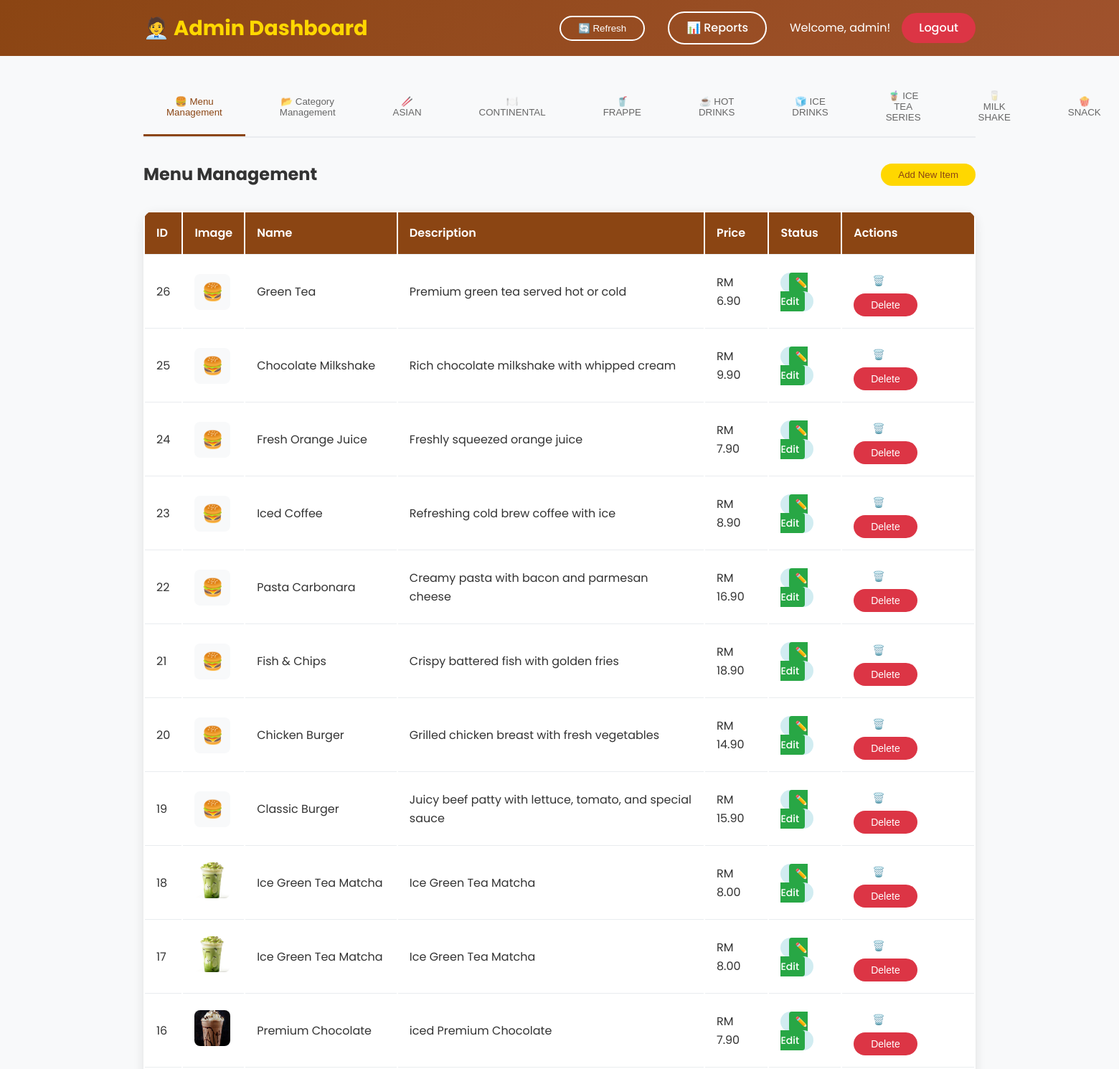
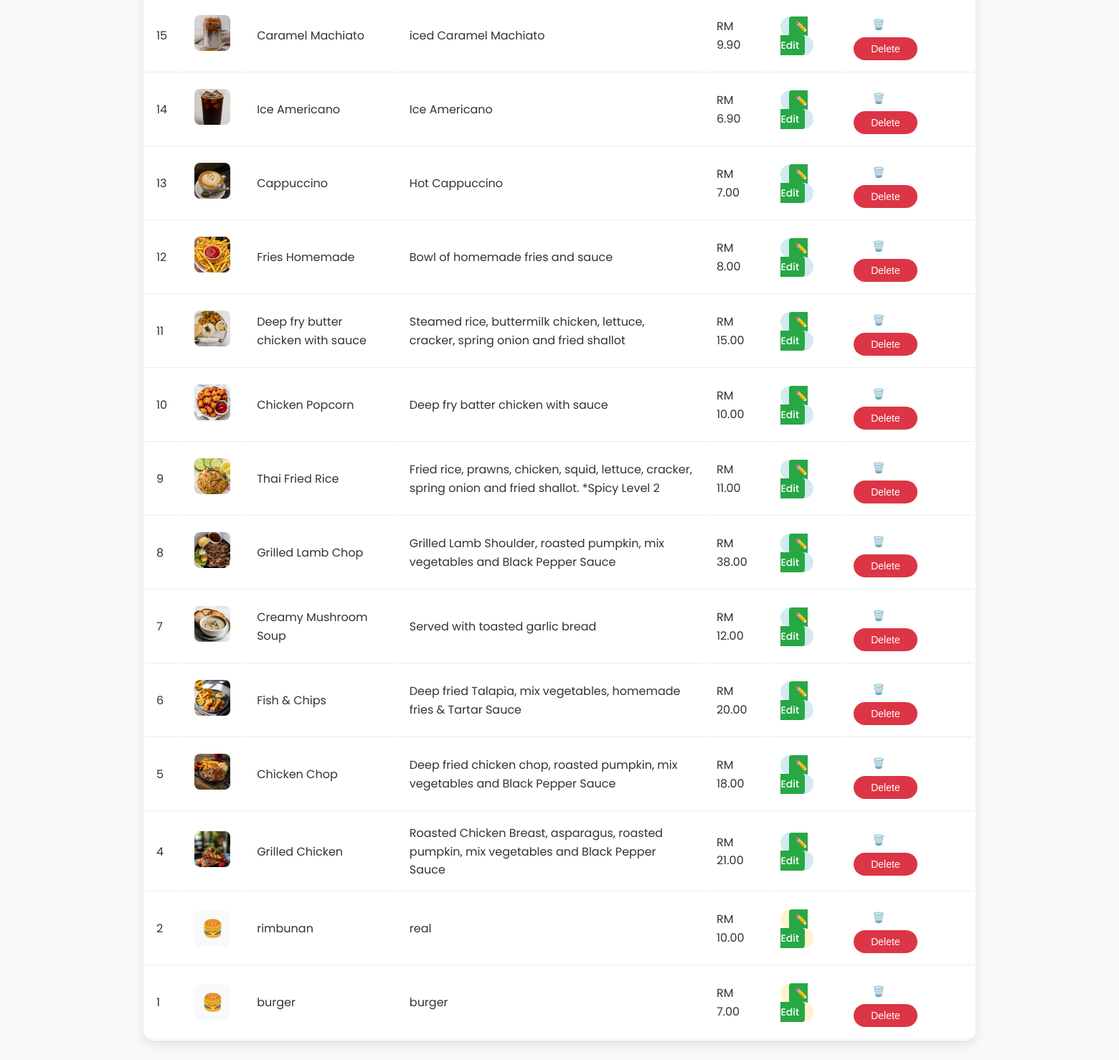
Page /project/admin_dashboard.php (signed in) on the committed database (2 pictures, top to bottom).
### tables this page shows
CREATE TABLE `categories` (
  `category_id` int(11) NOT NULL,
  `category_name` varchar(50) NOT NULL,
  `category_icon` varchar(10) DEFAULT '?️',
  `category_status` enum('Active','Inactive') DEFAULT 'Active',
  `created_at` timestamp NOT NULL DEFAULT current_timestamp()
);

CREATE TABLE `product` (
  `product_id` int(11) NOT NULL,
  `product_name` varchar(100) DEFAULT NULL,
  `product_info` text DEFAULT NULL,
  `product_price` decimal(10,2) DEFAULT NULL,
  `product_status` varchar(50) DEFAULT NULL,
  `product_image` varchar(255) DEFAULT NULL,
  `product_category` varchar(20) DEFAULT 'food'
);

### project/admin_dashboard.php (the view, shortened to what this page needs)
<?php
include 'config/database.php';
$stmt = $pdo->prepare("SELECT * FROM product ORDER BY product_id DESC");
$stmt->execute();
$products = $stmt->fetchAll();
$stmt = $pdo->prepare("SELECT * FROM categories WHERE category_status = 'Active' ORDER BY category_name");
$stmt->execute();
$categories = $stmt->fetchAll();
?>
<!DOCTYPE html>
<html lang="en">
<head>
    <link rel="stylesheet" href="css/style.css">
</head>
<body>
<div class="dashboard">
    <div class="dashboard-header">
        <div class="container">
            <div class="dashboard-nav">
                <div class="logo">🧑‍💼 Admin Dashboard</div>
                <div class="nav-actions">
                    <button class="btn btn-secondary" onclick="refreshPage()" style="margin-right: 1rem;">🔄 Refresh</button>
                    <a href="admin_reports.php" class="btn btn-secondary" style="margin-right: 1rem;">📊 Reports</a>
                    <span>Welcome, <?php echo $_SESSION['username']; ?>!</span>
                    <a href="logout.php" class="btn btn-danger">Logout</a>
                </div>
            </div>
        </div>
    </div>
    <div class="container">
        <div class="dashboard-content">
            <div class="dashboard-tabs">
                <button class="tab-btn active" onclick="showTab('menu')">🍔 Menu Management</button>
                <button class="tab-btn" onclick="showTab('categories')">📂 Category Management</button>
                <?php foreach ($categories as $category): ?>
                    <button class="tab-btn" onclick="showTab('category-<?php echo $category['category_id']; ?>')"><?php echo $category['category_icon']; ?> <?php echo $category['category_name']; ?></button>
                <?php endforeach; ?>
            </div>
            <div id="menu" class="tab-content active">
                <div style="display: flex; justify-content: space-between; align-items: center; margin-bottom: 2rem;">
                    <h2>Menu Management</h2>
                    <button class="btn btn-primary" onclick="openModal('add-product-modal')">Add New Item</button>
                </div>
                <div style="background: white; border-radius: 15px; overflow: hidden; box-shadow: 0 5px 15px rgba(0,0,0,0.1);">
                    <table class="data-table">
                        <thead>
                            <tr>
                                <th>ID</th>
                                <th>Image</th>
                                <th>Name</th>
                                <th>Description</th>
                                <th>Price</th>
                                <th>Status</th>
                                <th>Actions</th>
                            </tr>
                        </thead>
                        <tbody>
                            <?php foreach ($products as $product): ?>
                                <tr>
                                    <td><?php echo $product['product_id']; ?></td>
                                    <td>
                                        <?php if ($product['product_image'] && file_exists($product['product_image'])): ?>
                                            <img src="<?php echo $product['product_image']; ?>" alt="Product Image" style="width: 50px; height: 50px; object-fit: cover; border-radius: 8px;">
                                        <?php else: ?>
                                            <div style="width: 50px; height: 50px; background: #f8f9fa; border-radius: 8px; display: flex; align-items: center; justify-content: center; font-size: 1.5rem;">🍔</div>
                                        <?php endif; ?>
                                    </td>
                                    <td><?php echo htmlspecialchars($product['product_name']); ?></td>
                                    <td><?php echo htmlspecialchars($product['product_info']); ?></td>
                                    <td>RM <?php echo number_format($product['product_price'], 2); ?></td>
                                    <td>
                                        <span class="status-badge <?php echo $product['product_status'] === 'Available' ? 'status-completed' : 'status-pending'; ?>">
                                        <span style="background: #28a745; color: white; padding: 0.25rem 0.5rem; border-radius: 4px;">✏️ Edit</span>
                                        </span>
                                    </td>
                                    <td>
                                        <button class="btn btn-secondary" onclick="editProduct(<?php echo htmlspecialchars(json_encode($product)); ?>)" style="font-size: 0.875rem; margin-right: 0.5rem;">
                                            🗑️ Delete
                                        </button>
                                        <form method="POST" style="display: inline-block;">
                                            <button type="submit" name="delete_product" class="btn btn-danger" style="font-size: 0.875rem;" onclick="return confirm('Are you sure?')">
                                                Delete
                                            </button>
                                        </form>
                                    </td>
                                </tr>
                            <?php endforeach; ?>
                        </tbody>
                    </table>
                </div>
            </div>
        </div>
    </div>
</div>
</body>
</html>

### project/css/style.css (style rules this page uses)
* { margin: 0; padding: 0; box-sizing: border-box; }
body { font-family: 'Poppins', sans-serif; line-height: 1.6; color: #333; background-color: #f8f9fa; }
.container { max-width: 1200px; margin: 0 auto; padding: 0 20px; }
.logo { font-size: 1.8rem; font-weight: 700; color: #FFD700; }
.nav-actions { display: flex; gap: 1rem; align-items: center; }
.btn { padding: 0.5rem 1.5rem; border: none; border-radius: 25px; cursor: pointer; font-weight: 500; text-decoration: none; display: inline-block; transition: all 0.3s; }
.btn-primary { background: #FFD700; color: #8B4513; }
.btn-secondary { background: transparent; color: white; border: 2px solid white; }
.btn-danger { background: #dc3545; color: white; }
.dashboard { min-height: 100vh; background: #f8f9fa; }
.dashboard-header { background: linear-gradient(135deg, #8B4513 0%, #A0522D 100%); color: white; padding: 1rem 0; }
.dashboard-nav { display: flex; justify-content: space-between; align-items: center; }
.dashboard-content { padding: 2rem 0; }
.dashboard-tabs { display: flex; gap: 1rem; margin-bottom: 2rem; border-bottom: 2px solid #e9ecef; }
.tab-btn { padding: 1rem 2rem; background: none; border: none; cursor: pointer; font-weight: 500; color: #666; border-bottom: 3px solid transparent; transition: all 0.3s; }
.tab-btn.active { color: #8B4513; border-bottom-color: #8B4513; }
.tab-content { display: none; }
.tab-content.active { display: block; }
.data-table { width: 100%; background: white; border-radius: 10px; overflow: hidden; box-shadow: 0 5px 15px rgba(0,0,0,0.1); }
.data-table th, .data-table td { padding: 1rem; text-align: left; border-bottom: 1px solid #e9ecef; }
.data-table th { background: #8B4513; color: white; font-weight: 600; }
.status-badge { padding: 0.25rem 0.75rem; border-radius: 20px; font-size: 0.875rem; font-weight: 500; }
.status-pending { background: #fff3cd; color: #856404; }
.status-completed { background: #d1ecf1; color: #0c5460; }

### rows in the picture
categories: category_icon "🥢", category_name "ASIAN"
categories: category_icon "🍽️", category_name "CONTINENTAL"
categories: category_icon "🥤", category_name "FRAPPE"
categories: category_icon "☕", category_name "HOT DRINKS"
categories: category_icon "🧊", category_name "ICE DRINKS"
categories: category_icon "🧋", category_name "ICE TEA SERIES"
categories: category_icon "🥛", category_name "MILK SHAKE"
categories: category_icon "🍿", category_name "SNACK"
product: product_id "26", product_name "Green Tea", product_info "Premium green tea served hot or cold", product_price "6.90"
product: product_id "25", product_name "Chocolate Milkshake", product_info "Rich chocolate milkshake with whipped cream", product_price "9.90"
product: product_id "24", product_name "Fresh Orange Juice", product_info "Freshly squeezed orange juice", product_price "7.90"
product: product_id "23", product_name "Iced Coffee", product_info "Refreshing cold brew coffee with ice", product_price "8.90"
product: product_id "22", product_name "Pasta Carbonara", product_info "Creamy pasta with bacon and parmesan cheese", product_price "16.90"
product: product_id "21", product_name "Fish & Chips", product_info "Crispy battered fish with golden fries", product_price "18.90"
product: product_id "20", product_name "Chicken Burger", product_info "Grilled chicken breast with fresh vegetables", product_price "14.90"
product: product_id "19", product_name "Classic Burger", product_info "Juicy beef patty with lettuce, tomato, and special sauce", product_price "15.90"
product: product_id "18", product_image (picture), product_name "Ice Green Tea Matcha", product_info "Ice Green Tea Matcha", product_price "8.00"
product: product_id "17", product_image (picture), product_name "Ice Green Tea Matcha", product_info "Ice Green Tea Matcha", product_price "8.00"
product: product_id "16", product_image (picture), product_name "Premium Chocolate", product_info "iced Premium Chocolate", product_price "7.90"
product: product_id "15", product_image (picture), product_name "Caramel Machiato", product_info "iced Caramel Machiato", product_price "9.90"
product: product_id "14", product_image (picture), product_name "Ice Americano", product_info "Ice Americano", product_price "6.90"
product: product_id "13", product_image (picture), product_name "Cappuccino", product_info "Hot Cappuccino", product_price "7.00"
product: product_id "12", product_image (picture), product_name "Fries Homemade", product_info "Bowl of homemade fries and sauce", product_price "8.00"
product: product_id "11", product_image (picture), product_name "Deep fry butter chicken with sauce", product_info "Steamed rice, buttermilk chicken, lettuce, cracker, spring onion and fried shallot", product_price "15.00"
product: product_id "10", product_image (picture), product_name "Chicken Popcorn", product_info "Deep fry batter chicken with sauce", product_price "10.00"
product: product_id "9", product_image (picture), product_name "Thai Fried Rice", product_info "Fried rice, prawns, chicken, squid, lettuce, cracker, spring onion and fried shallot. *Spicy Level 2", product_price "11.00"
product: product_id "8", product_image (picture), product_name "Grilled Lamb Chop", product_info "Grilled Lamb Shoulder, roasted pumpkin, mix vegetables and Black Pepper Sauce", product_price "38.00"
product: product_id "7", product_image (picture), product_name "Creamy Mushroom Soup", product_info "Served with toasted garlic bread", product_price "12.00"
product: product_id "6", product_image (picture), product_name "Fish & Chips", product_info "Deep fried Talapia, mix vegetables, homemade fries & Tartar Sauce", product_price "20.00"
product: product_id "5", product_image (picture), product_name "Chicken Chop", product_info "Deep fried chicken chop, roasted pumpkin, mix vegetables and Black Pepper Sauce", product_price "18.00"
product: product_id "4", product_image (picture), product_name "Grilled Chicken", product_info "Roasted Chicken Breast, asparagus, roasted pumpkin, mix vegetables and Black Pepper Sauce", product_price "21.00"
product: product_id "2", product_name "rimbunan", product_info "real", product_price "10.00"
product: product_id "1", product_name "burger", product_info "burger", product_price "7.00"

### other values in the picture
$_SESSION['username'] "admin"
